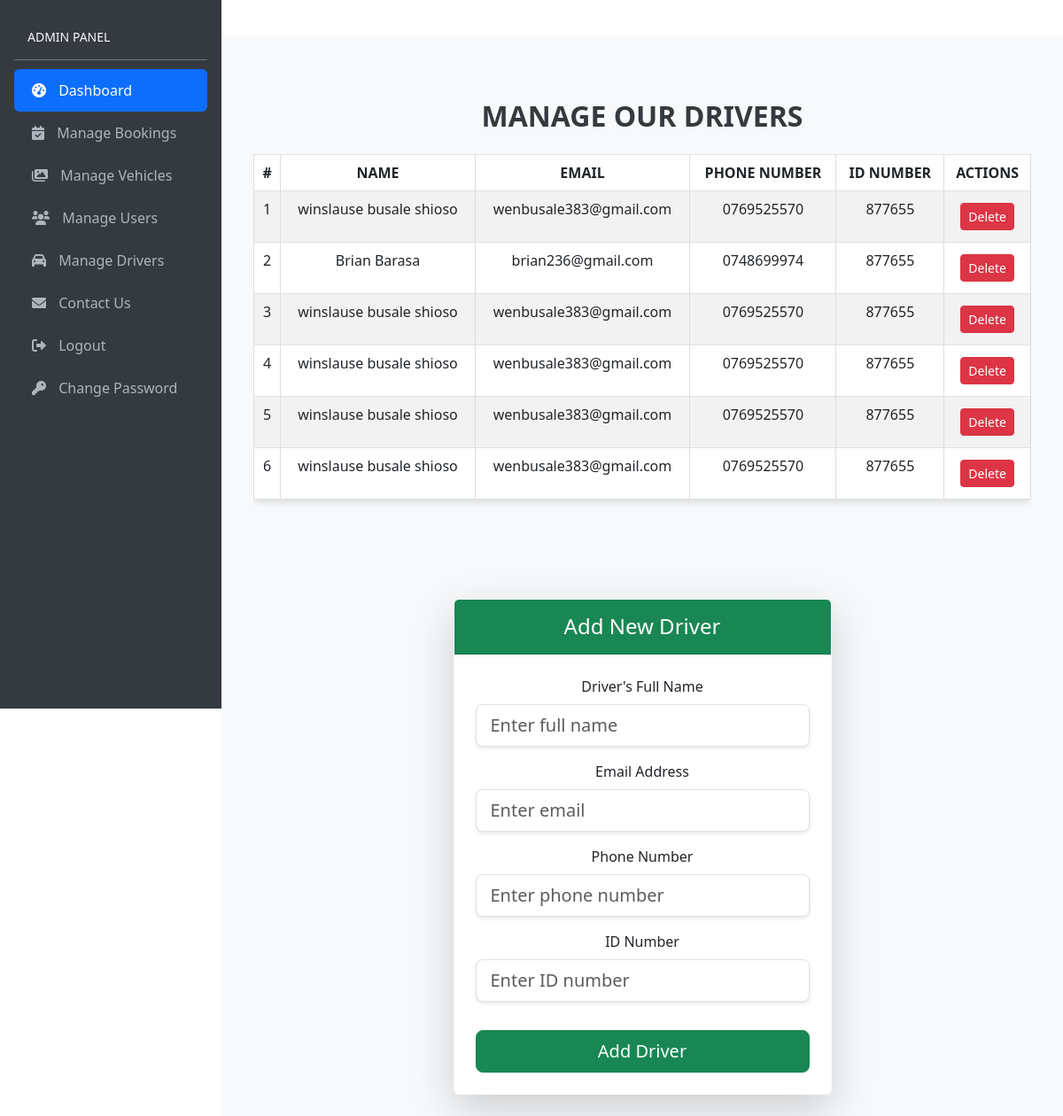
The page /admin/managedrivers.php (signed in) on the database its author committed.
### tables this page shows
CREATE TABLE `drivers` (
  `id` int(100) NOT NULL,
  `fname` varchar(100) NOT NULL,
  `email` varchar(100) NOT NULL,
  `phone` varchar(100) NOT NULL,
  `idnumber` varchar(100) NOT NULL
);

### admin/managedrivers.php (the view, shortened to what this page needs)
<?php
include('config.php');
if (strlen($_SESSION['alogin']) == 0) {
  header('location:index.php');
} else {
?>
  <!DOCTYPE html>
  <html lang="en">
  <head>
    <link rel="stylesheet" href="style.css">
    <link href="https://cdn.jsdelivr.net/npm/bootstrap@5.3.0-alpha1/dist/css/bootstrap.min.css" rel="stylesheet">
    <link rel="stylesheet" href="https://cdnjs.cloudflare.com/ajax/libs/font-awesome/6.0.0-beta3/css/all.min.css">
  </head>
  <body>
    <nav class="sidebar d-flex flex-column p-3">
      <div class="sidebar-heading">Admin Panel</div>
      <ul class="nav nav-pills flex-column mb-auto">
        <li class="nav-item">
          <a href="home.php" class="nav-link active">
            <i class="fas fa-tachometer-alt"></i>
            Dashboard
          </a>
        </li>
        <li>
          <a href="managebookings.php" class="nav-link">
            <i class="fas fa-calendar-check"></i>
            Manage Bookings
          </a>
        </li>
        <li>
          <a href="managevehicles.php" class="nav-link">
            <i class="fas fa-images"></i>
            Manage Vehicles
          </a>
        </li>
        <li>
          <a href="manageusers.php" class="nav-link">
            <i class="fas fa-users"></i>
            Manage Users
          </a>
        </li>
        <li>
          <a href="managedrivers.php" class="nav-link">
            <i class="fas fa-car"></i>
            Manage Drivers
          </a>
        </li>
        <li>
          <a href="contactus.php" class="nav-link">
            <i class="fas fa-envelope"></i>
            Contact Us
          </a>
        </li>
        <li>
          <a href="logout.php" class="nav-link">
            <i class="fas fa-sign-out-alt"></i>
            Logout
          </a>
        </li>
        <li>
          <a href="changepassword.php" class="nav-link">
            <i class="fas fa-key"></i>
            Change Password
          </a>
        </li>
      </ul>
    </nav>
    <div class="content p-4">
      <section id="our-clients" class="container my-5">
        <h2 class="text-center mb-4">Manage Our Drivers</h2>
        <div class="table-responsive">
          <table class="table table-striped table-bordered table-hover">
            <thead class="thead-dark">
              <tr>
                <th>#</th>
                <th>Name</th>
                <th>Email</th>
                <th>Phone Number</th>
                <th>ID Number</th>
                <th>Actions</th>
              </tr>
            </thead>
            <tbody>
              <?php
              $sql = "SELECT * FROM drivers";
              $query = $dbh->prepare($sql);
              $query->execute();
              $results = $query->fetchAll(PDO::FETCH_OBJ);
              $cnt = 1;
              if ($query->rowCount() > 0) {
                foreach ($results as $result) {                ?>
                  <tr>
                    <td><?php echo htmlentities($cnt); ?></td>
                    <td><?php echo htmlentities($result->fname); ?></td>
                    <td><?php echo htmlentities($result->email); ?></td>
                    <td><?php echo htmlentities($result->phone); ?></td>
                    <td><?php echo htmlentities($result->idnumber); ?></td>
                    <td>
                      <a style="margin: 5px;" href="managedrivers.php?delete_id=<?php echo htmlentities($result->id); ?>" class="btn btn-danger btn-sm" onclick="return confirm('Are you sure you want to Remove this driver?')">Delete</a>
                    </td>
                  </tr>
              <?php $cnt = $cnt + 1;
                }
              } ?>
            </tbody>
          </table>
        </div>
      </section>
      <section class="container mt-5">
        <div class="row justify-content-center">
          <div class="col-lg-6 col-md-8 col-sm-10">
            <div class="card shadow-lg border-light rounded">
              <div class="card-header text-center bg-success text-white py-3">
                <h4 class="mb-0">Add New Driver</h4>
              </div>
              <div class="card-body p-4">
                <form method="POST" action="managedrivers.php">
                  <div class="mb-3">
                    <label for="driverName" class="form-label">Driver's Full Name</label>
                    <input type="text" name="fullname" class="form-control form-control-lg" id="driverName" placeholder="Enter full name" required>
                  </div>
                  <div class="mb-3">
                    <label for="driverEmail" class="form-label">Email Address</label>
                    <input type="email" name="femail" class="form-control form-control-lg" id="driverEmail" placeholder="Enter email" required>
                  </div>
                  <div class="mb-3">
                    <label for="driverPhone" class="form-label">Phone Number</label>
                    <input type="tel" name="phonenumber" class="form-control form-control-lg" id="driverPhone" placeholder="Enter phone number" required>
                  </div>
                  <div class="mb-3">
                    <label for="driverID" class="form-label">ID Number</label>
                    <input type="text" name="idnumber" class="form-control form-control-lg" id="driverID" placeholder="Enter ID number" required>
                  </div>
                  <div class="text-center">
                    <button type="submit" name="submit" class="btn btn-success btn-lg w-100 mt-3">Add Driver</button>
                  </div>
                </form>
              </div>
            </div>
          </div>
        </div>
      </section>
    </div>
    <link href="https://cdn.jsdelivr.net/npm/bootstrap@5.3.0-alpha1/dist/css/bootstrap.min.css" rel="stylesheet">
  </body>
  </html><?php } ?>

### admin/style.css (style rules this page uses)
.sidebar { width: 250px; height: 100vh; background-color: #343a40; position: fixed; top: 0; left: 0; padding-top: 20px; transition: width 0.3s, visibility 0.3s; }
.sidebar .nav-link { color: #adb5bd; padding: 12px 20px; font-size: 16px; transition: background-color 0.3s, color 0.3s; }
.sidebar .nav-link i { margin-right: 10px; }
.sidebar-heading { color: #f8f9fa; padding: 15px; font-size: 14px; text-transform: uppercase; border-bottom: 1px solid #6c757d; margin-bottom: 10px; }
.content { margin-left: 250px; padding: 20px; background-color: #f8f9fa; min-height: 100vh; display: flex; flex-direction: column; justify-content: flex-start; align-items: center; text-align: center; margin-top: 40px; transition: margin-left 0.3s, margin-top 0.3s; }
@media (min-width: 951px) { .sidebar { width: 250px; visibility: visible; } }
.form-control, .form-select { border-radius: 0.5rem; box-shadow: 0 2px 4px rgba(0, 0, 0, 0.1); }
.btn-success { border-radius: 1rem; padding: 10px 20px; }
#our-clients h2 { font-size: 2rem; font-weight: bold; color: #343a40; text-transform: uppercase; }
.table { border-radius: 0.5rem; box-shadow: 0px 4px 6px rgba(0, 0, 0, 0.1); }
.thead-dark { background-color: #343a40; color: #fff; text-transform: uppercase; }
.table-striped tbody tr:nth-of-type(odd) { background-color: #f8f9fa; }
.table-bordered th, .table-bordered td { border: 1px solid #ddd; }
.btn-sm { padding: 5px 10px; }
.btn-info, .btn-warning, .btn-danger { border-radius: 0.25rem; }
.table-responsive { margin-top: 20px; }

### rows shown on the page
drivers: fname "winslause busale shioso", email "wenbusale383@gmail.com", phone "0769525570", idnumber "877655"
drivers: fname "Brian Barasa", email "brian236@gmail.com", phone "0748699974", idnumber "877655"
drivers: fname "winslause busale shioso", email "wenbusale383@gmail.com", phone "0769525570", idnumber "877655"
drivers: fname "winslause busale shioso", email "wenbusale383@gmail.com", phone "0769525570", idnumber "877655"
drivers: fname "winslause busale shioso", email "wenbusale383@gmail.com", phone "0769525570", idnumber "877655"
drivers: fname "winslause busale shioso", email "wenbusale383@gmail.com", phone "0769525570", idnumber "877655"
